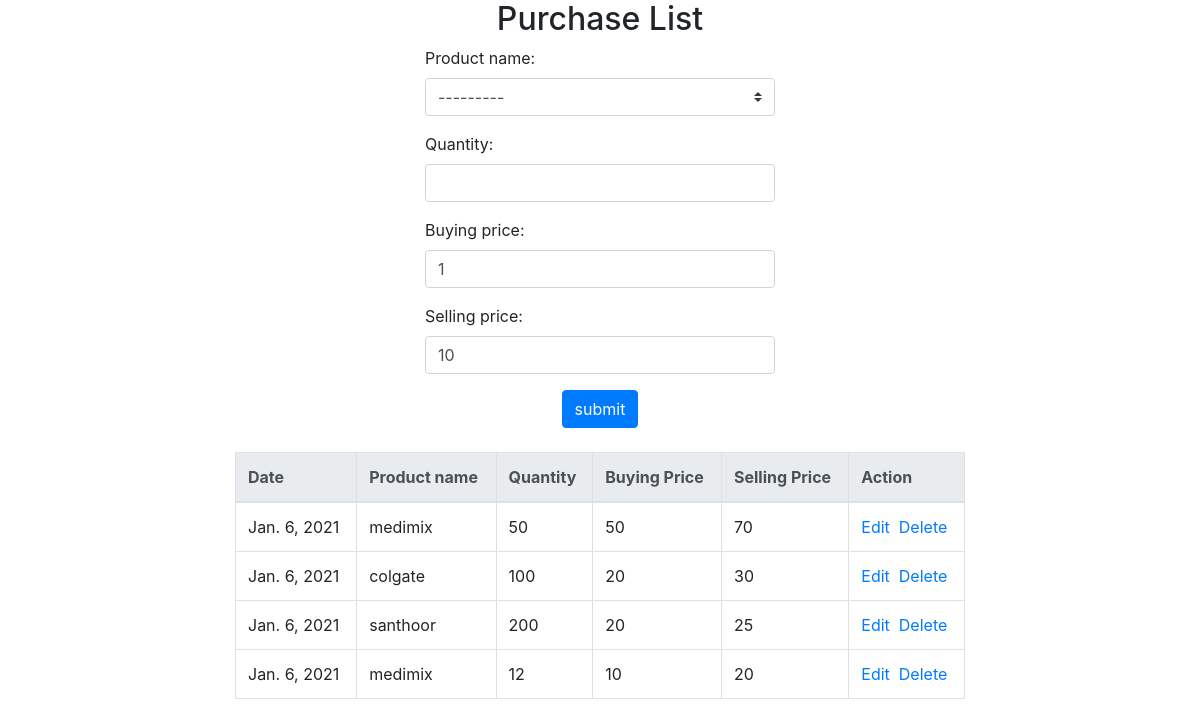
Before: /purchases/ with the older database file.
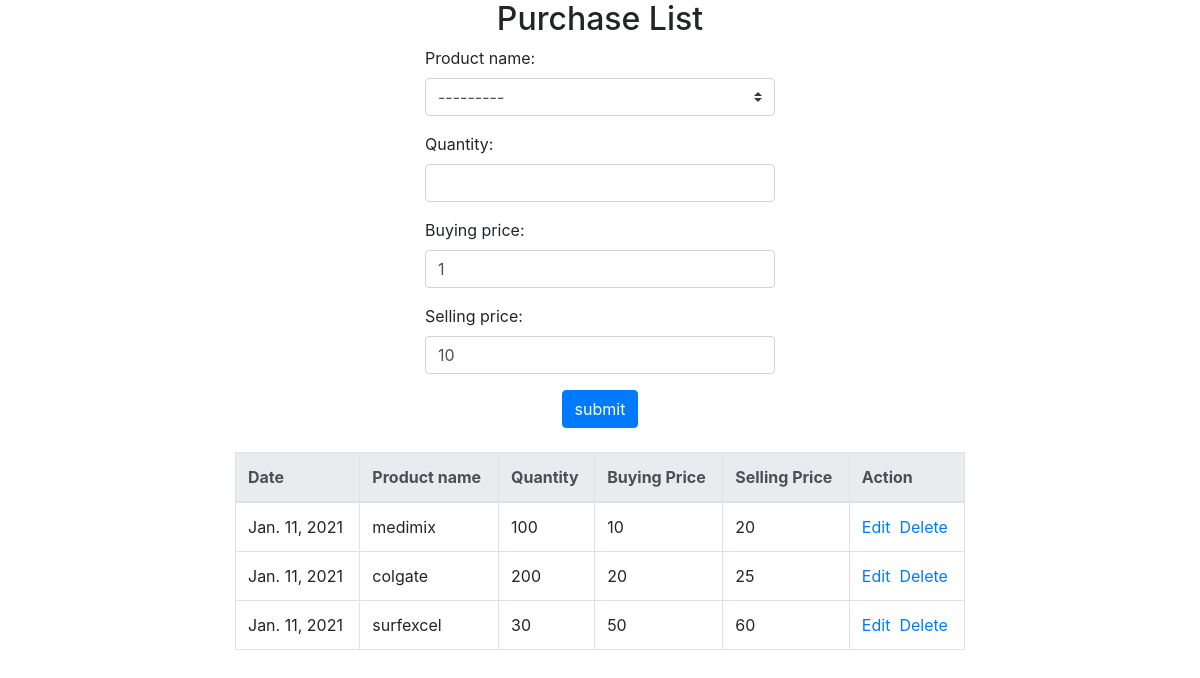
After: the same page with the newer database file.
### Bill/models.py (models this page shows, shortened)
class ProductModel(models.Model):
    product_name = models.CharField(max_length=100)
    def __str__(self):
        return self.product_name

class PurchaseModel(models.Model):
    product_name = models.ForeignKey(ProductModel, on_delete=models.CASCADE)
    quantity = models.CharField(max_length=100)
    buying_price = models.IntegerField(default=1)
    selling_price = models.IntegerField(default=10)
    date = models.DateField(auto_now=True)

### Bill/views.py (the view, shortened to what this page needs)
# urls.py: path('purchases/', Purchase.as_view(), name="purchases"),
class Purchase(TemplateView):
    model = PurchaseModel
    template_name = "purchase.html"
    context = {}
    context_object_name = "purchases"
    def get(self, request, *args, **kwargs):
        purchases = self.model.objects.all()
        form = Purchaseform()
        self.context["form"] = form
        self.context["purchases"] = purchases
        return render(request, self.template_name, self.context)

### Bill/forms.py
class Purchaseform(ModelForm):
    class Meta:
        model = PurchaseModel
        fields = ["product_name", "quantity", "buying_price", "selling_price"]
        widgets = {
            "product_name": forms.Select(attrs={'class': 'custom-select'}),
            "quantity": forms.NumberInput(attrs={'class': 'form-control'}),
            "buying_price": forms.NumberInput(attrs={'class': 'form-control'}),
            "selling_price": forms.NumberInput(attrs={'class': 'form-control'})
        }

### Bill/templates/purchase.html (shortened to what this page needs)
<!DOCTYPE html>
<html lang="en">
<head>
    <link rel="stylesheet" href="https://cdn.jsdelivr.net/npm/bootstrap@4.5.3/dist/css/bootstrap.min.css"
>
</head>
<body>
<h2 align="center">Purchase List</h2>
<div class="container">
    <div class="row">
        <div class="col-4"></div>
        <div class="col-4">
            <form method="post">
                {{ form.as_p }}
                <center><input type="submit" value="submit" class="btn btn-primary"></center>
            </form>
        </div>
        <div class="col-4"></div>
    </div>
    <br>
    <div class="row">
        <div class="col-2"></div>
        <div class="col-8">
            {% if purchases %}
                <table class="table table-bordered table-hover">
                    <thead class="thead-light">
                    <tr>
                        <th>Date</th>
                        <th>Product name</th>
                        <th>Quantity</th>
                        <th>Buying Price</th>
                        <th>Selling Price</th>
                        <th>Action</th>
                    </tr>
                    </thead>
                    {% for item in purchases %}
                        <tr>
                            <td>{{ item.date }}</td>
                            <td>{{ item.product_name }}</td>
                            <td>{{ item.quantity }}</td>
                            <td>{{ item.buying_price }}</td>
                            <td>{{ item.selling_price }}</td>
                            <td><a href="{% url 'editpurchase' item.id %}">Edit</a>&nbsp;&nbsp;<a
                                    href="{% url 'deletepurchase' item.id %}">Delete</a></td>
                        </tr>
                    {% endfor %}
                </table>
            {% endif %}
        </div>
        <div class="col-2"></div>
    </div>
</div>
</body>
</html>

Changed rows visible on the page:
removed PurchaseModel: date "Jan. 6, 2021", product_name "santhoor", quantity "200", buying_price "20", selling_price "25"
removed PurchaseModel: date "Jan. 6, 2021", product_name "medimix", quantity "12", buying_price "10", selling_price "20"
changed PurchaseModel "medimix": date "Jan. 6, 2021" → "Jan. 11, 2021"; quantity "50" → "100"; buying_price "50" → "10"; selling_price "70" → "20"
changed PurchaseModel "colgate": date "Jan. 6, 2021" → "Jan. 11, 2021"; quantity "100" → "200"; selling_price "30" → "25"
added PurchaseModel: date "Jan. 11, 2021", product_name "surfexcel", quantity "30", buying_price "50", selling_price "60"
